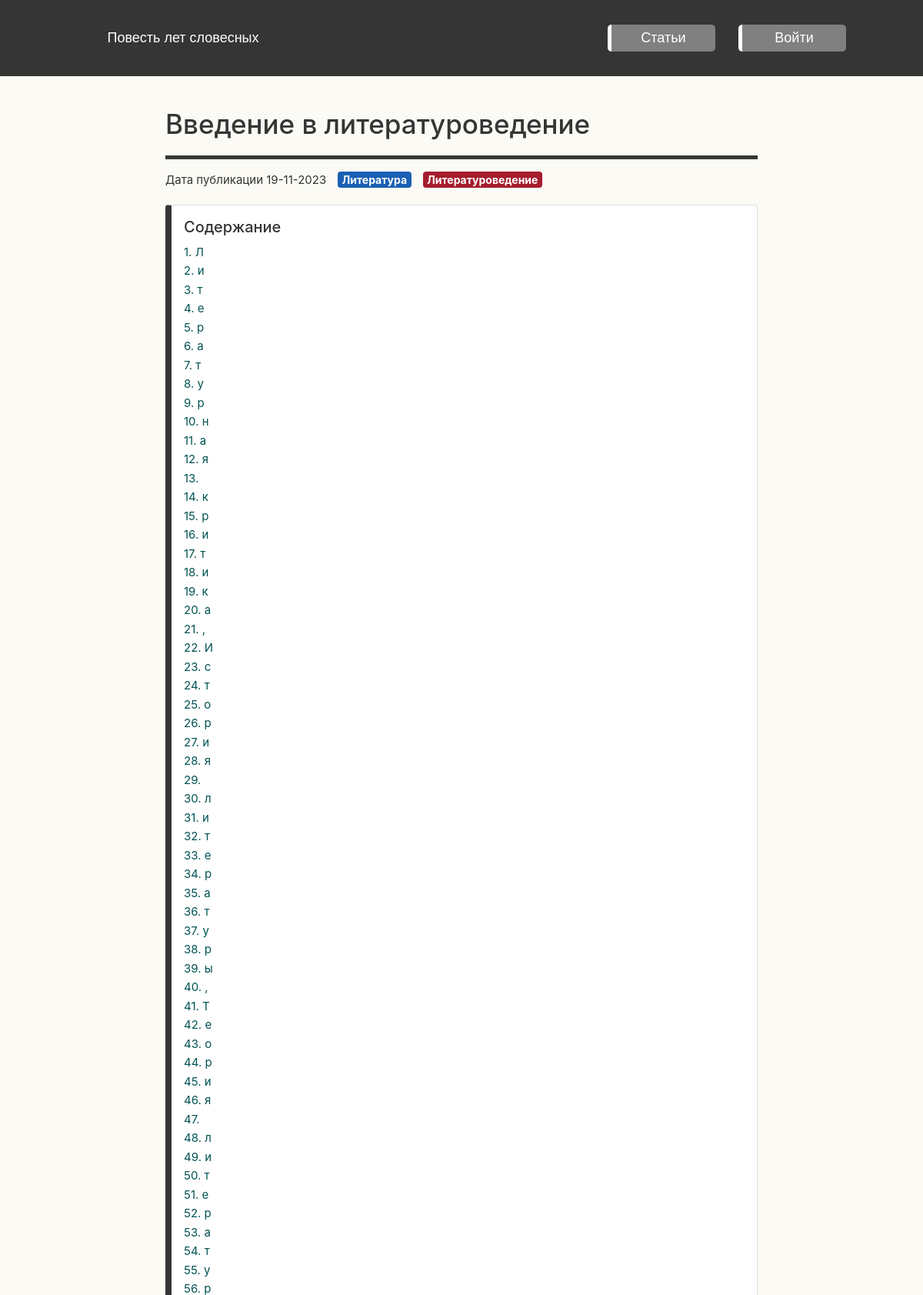
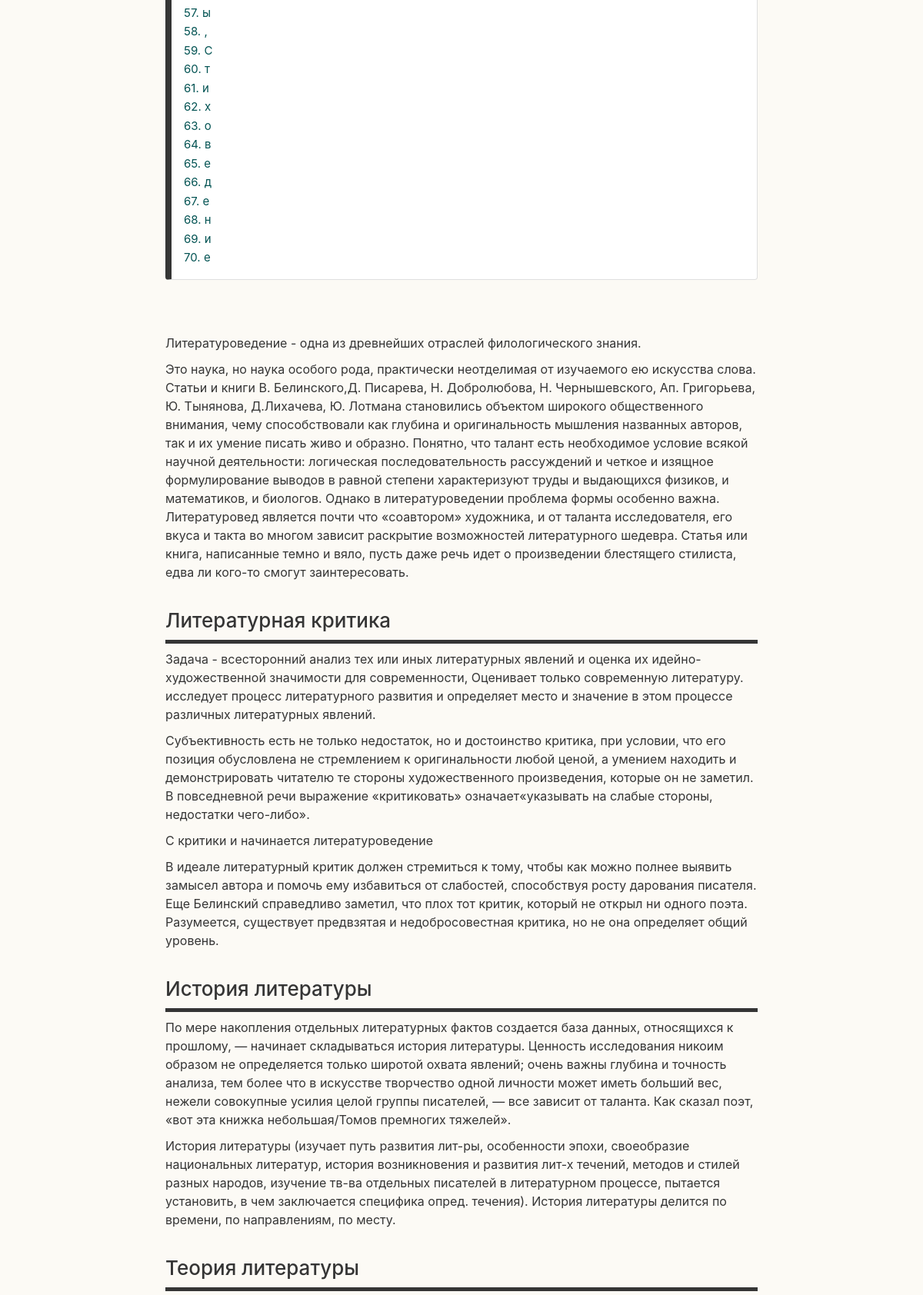
/articles/9/ (upper part), run on the app's committed database (2 pictures, top to bottom).
### apps/articles/models.py (models this page shows, shortened)
class Article(models.Model):
    title = models.CharField(max_length=100)
    attractive_text = models.TextField(default="Завлекающий текст")
    categories = models.ManyToManyField("Category", related_name="articles")
    image_base = models.ImageField(
        upload_to="static/img", default="img/solid-color-image.png"
    )
    main_text = models.TextField(default="Основной текст")
    main_text_headers_list = ListTextField(
        base_field=models.CharField(max_length=40, default=""),
        size=100,  # Maximum of 100 ids in list
        default=None,
    )
    main_text_headers_list_keys = models.CharField(max_length=200, default=" ")
    created_on = models.DateTimeField(auto_now_add=True)
    last_modified = models.DateTimeField(auto_now=True)
    flag_article_enabled = models.BooleanField(default=False)

class Category(models.Model):
    name = models.CharField(max_length=20)
    color = models.CharField(max_length=7, default="#ffffff")

### apps/main/scripts.py (the view)
    def wrapper(*args, **kwargs):
        request = args[0]
        adress = request.META.get("HTTP_X_FORWARDED_FOR")
        if adress:
            user_ip = adress.split(",")[-1].strip()
        else:
            user_ip = request.META.get("REMOTE_ADDR")
        user_agent = request.META.get("HTTP_USER_AGENT")
        opened = request.path
        message = (
            "\t".join(
                [
                    datetime.now().strftime("%Y.%m.%d %H:%M:%S"),
                    f"{user_ip}\t{user_agent}\t{opened}",
                ]
            )
            + "\n"
        )
        if "127.0.0.1" in str(user_ip):
            flag_skip_local_usage = True
        elif "10.8.0." in str(user_ip):
            flag_skip_local_usage = True
        if not flag_skip_local_usage:
            with open(os.path.join(LOG_FILEPATH, LOG_FILENAME), "a") as file:
                file.write(message)
        return function(*args, **kwargs)

### apps/articles/templatetags/articles_filters.py (called while the page is built)
@register.filter(name="rel_articles")
def rel_articles(article):
    categories = list(article.categories.all())
    rel_articles = []
    for relevant_article in categories[-1].articles.all():
        rel_articles.append(relevant_article)
    rel_articles.remove(article)
    return rel_articles[:3]

@register.filter(name="sort_by_creation_date")
def sort_by_date(articles):
    articles_dict = {}
    for article in articles:
        articles_dict.update({article.pk: time.mktime(article.created_on.timetuple())})
    articles_dict = dict(sorted(articles_dict.items(), key=lambda item: item[1]))
    new_articles_list = []
    for pk in articles_dict.keys():
        for article in articles:
            if article.pk == pk:
                new_articles_list.append(article)
    return new_articles_list[::-1]

### apps/articles/views.py (called while the page is built)
@register_user_activity
def articles_detail(request, pk):
    article = Article.objects.get(pk=pk)
    context = {
        "article": article,
        "keys": article.main_text_headers_list_keys,
    }
    return render(request, "articles_detail.html", context)

### apps/articles/templates/articles_detail.html (shortened to what this page needs)
{% extends "base.html" %}
{% block page_content %}
{% load static %}
{% load articles_filters %}
<div class="container article_detail">
    <h1 class="article_detail_title">{{ article.title }}</h1>
    <div class="article_detail_info">
        <span> Дата публикации {{ article.last_modified.date | date:"d-m-Y"}}</span>
        {% for category in article.categories.all %}
        <a href="{% url 'articles_category' category.name %}">
            <span class="badge badge-primary article_detailed_badge" style="background-color: {{ category.color }}">
                    {{ category.name }}
            </span>
        </a>
        {% endfor %}
    </div>
    <div class="row row_tight">
        {% if article.main_text_headers_list|length > 0 %}
        <div class="leftbar_nav card bg-white rounded">
            <h2>Содержание</h2>
            {% for queried_header in article.main_text_headers_list %}
            <a href="/articles/{{article.pk}}#queried_header{{ forloop.counter }}">
                    {{ forloop.counter }}. {{ queried_header  }}
            </a><br>
            {% endfor %}
        </div>
        {% endif %}
    </div>
    <div class="article_main_text">
        {{ article.main_text | safe | linebreaks }}
    </div>
</div>
{% endblock %}

### static/css/main.css (style rules this page uses)
html, body { height: 100%; margin: 0%; padding: 0%; display: flex; flex-direction: column; min-width: 380px !important; }
body { background-color: #fcfaf5; color: #353535; }
.main-content h1 { font-size: 25px; }
a { color: #035353; }
.leftbar_nav { margin-left: auto; margin-right: auto; margin-bottom: 0px !important; margin-top: 20px !important; padding: 16px !important; background-color: #fcfaf5;; display: block; width: 100%; }
.leftbar_nav a { font-size: 15px; }
.leftbar_nav h2 { font-size: 20px; }
.container { max-width: 90%; }

### static/css/card.css (style rules this page uses)
.rounded { border-left: 8px solid #353535; }

### static/css/article.css (style rules this page uses)
.article_detail .badge { font-size: 14px; }
.queried_header { padding-bottom: 10px; border-bottom: 5px solid #353535; }
.row { margin-bottom: 30px; margin-top: 0px; margin-left: auto; margin-right: auto; }
.row_tight { margin-right: auto; margin-bottom: 0px !important; }
.article_detail_title { padding-bottom: 20px; border-bottom: 5px solid #353535; margin-top: 50px; margin-bottom: 16px; }
.article_detail { padding-top: 50px; max-width:800px; }
.article_detail p, li { font-size: 16px !important; margin-bottom: 10px; }
.article_detailed_badge { float:right; margin-left: 15px; }
.article_detail_info { text-align: left; font-size: 15px; vertical-align: middle; display: table-cell; }
.article_main_text { margin-top: 70px; margin-bottom: 70px; font-size: 16px; }
.article_main_text h6 { text-align: left; margin-top: 35px; }
@media (min-width: 400px) { .article_detail_title { margin-top: 0px; font-size: 25px !important; } }
@media (min-width: 400px) { .article_main_text h6 { font-size: 20px; } }
@media (min-width: 500px) { .article_detail_title { margin-top: 30px; font-size: 30px !important; } }
@media (min-width: 500px) { .article_main_text h6 { font-size: 20px; } }
@media (min-width: 738px) { .article_detail_title { margin-top: 50px; font-size: 35px !important; } }
@media (min-width: 738px) { .article_main_text h6 { font-size: 26px; } }

### data on the page
Article: title "Введение в литературоведение", last_modified "19-11-2023", main_text "Литературоведение - одна из древнейших отраслей филологического знания. Это наука, но наука особого рода, практически неотделимая от изучаемого ею искусства слова. Статьи и книги В. Белинского,Д. Писарева, Н. Добролюбова, Н. Чернышевского, Ап. Григорьева, Ю. Тынянова, Д.Лихачева, Ю. Лотмана становились объектом широкого общественного внимания, чему способствовали как глубина и оригинальность мышления названных авторов, так и их умение писать живо и образно. Понятно, что талант есть необходимое условие всякой научной деятельности: логическая последовательность рассуждений и четкое и изящное формулирование выводов в равной степени характеризуют труды и выдающихся физиков, и математиков, и…"
Category: name "Литературоведение"
Category: name "Литература"

### other printed values
{{ queried_header }} "Л" "и" "т" "е" "р" "а" "т" "у" "р" "н" "а" "я" "к" "р" "и" "т" "и" "к" "а" "," "И" "с" "т" "о" "р" "и" "я" "л" "и" "т" "е" "р" "а" "т" "у" "р" "ы" "," "Т" "е" "о" "р" "и" "я" "л" "и" "т" "е" "р" "а" "т" "у" "р" "ы" "," "С" "т" "и" "х" "о" "в" "е" "д" "е" "н" "и" "е"
